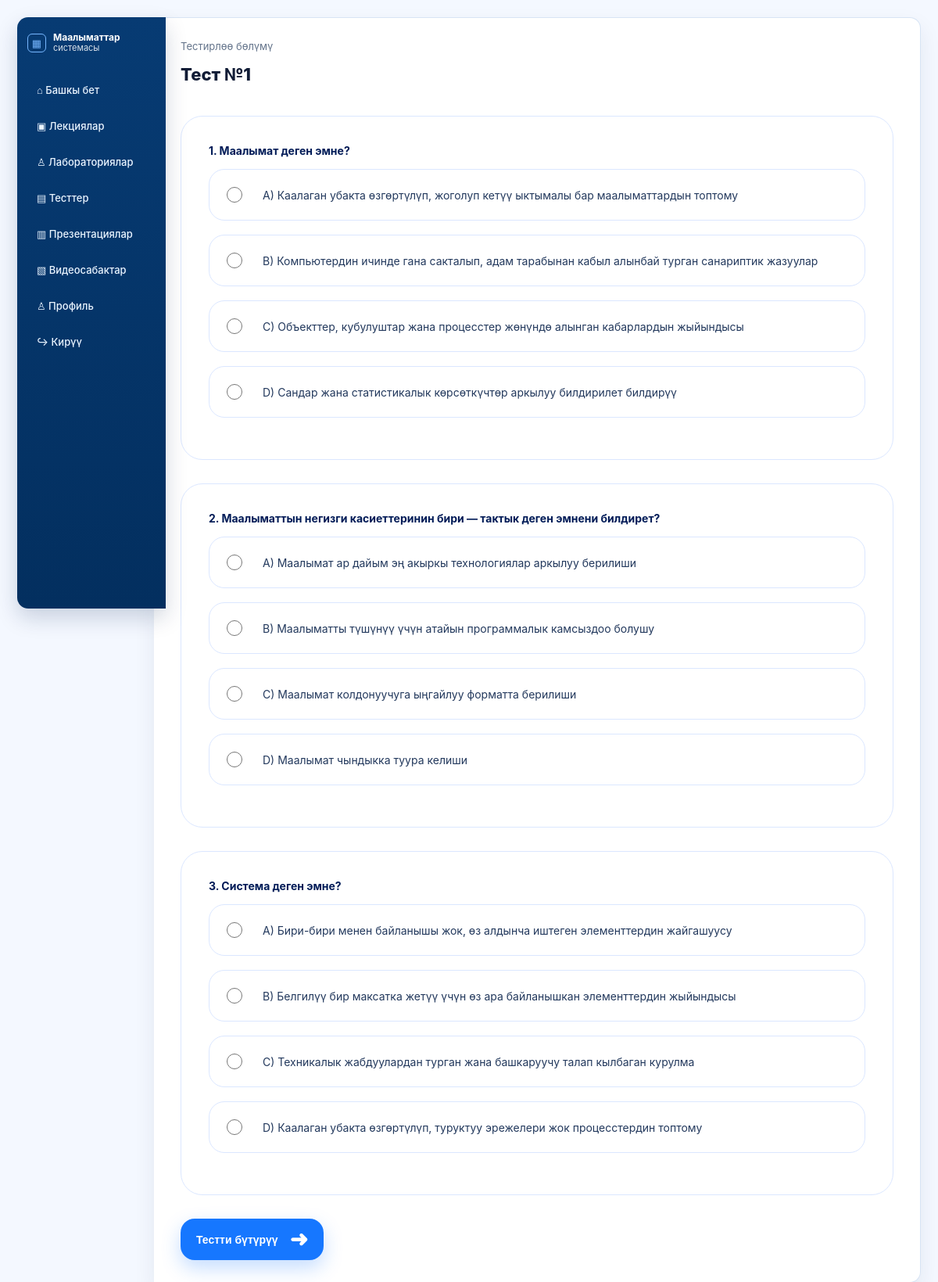
/test/2/, run on the app's committed database.
### main/models.py (models this page shows, shortened)
class Test(models.Model):
    title = models.CharField(max_length=255)

class Question(models.Model):
    test = models.ForeignKey(
        Test,
        on_delete=models.CASCADE,
        related_name='questions'
    )
    question = models.TextField()
    option_a = models.CharField(max_length=255)
    option_b = models.CharField(max_length=255)
    option_c = models.CharField(max_length=255)
    option_d = models.CharField(max_length=255)
    correct_answer = models.CharField(
        max_length=1,
        choices=[
            ('A', 'A'),
            ('B', 'B'),
            ('C', 'C'),
            ('D', 'D')
        ]
    )

### main/views.py (the view)
def test_detail(request, test_id):
    test = get_object_or_404(
        Test,
        id=test_id
    )
    questions = test.questions.all()
    score = 0
    total = questions.count()
    finished = False
    if request.method == 'POST':
        finished = True
        for question in questions:
            answer = request.POST.get(
                f'question_{question.id}'
            )
            question.user_answer = answer
            if answer == question.correct_answer:
                score += 1
    else:
        for question in questions:
            question.user_answer = None
    percent = 0
    if total > 0:
        percent = int(score / total * 100)
    return render(
        request,
        'main/test_detail.html',
        {
            'test': test,
            'questions': questions,
            'finished': finished,
            'score': score,
            'total': total,
            'percent': percent,
        }
    )

### main/templates/main/test_detail.html (shortened to what this page needs)
{% extends 'main/base.html' %}
{% block content %}
<div class="page-head">
    <small class="test-subtitle">
        Тестирлөө бөлүмү
    </small>
    <h1 class="test-title">
        {{ test.title }}
    </h1>
</div>
<form method="POST">
{% for question in questions %}
<div class="question-card">
<h3 class="question-title">
{{ forloop.counter }}.
{{ question.question }}
</h3>
<label class="answer
">
<input
type="radio"
name="question_{{ question.id }}"
value="A"
>
<span>
A)
{{ question.option_a }}
</span>
</label>
<label class="answer
">
<input
type="radio"
name="question_{{ question.id }}"
value="B"
>
<span>
B)
{{ question.option_b }}
</span>
</label>
<label class="answer
">
<input
type="radio"
name="question_{{ question.id }}"
value="C"
>
<span>
C)
{{ question.option_c }}
</span>
</label>
<label class="answer
">
<input
type="radio"
name="question_{{ question.id }}"
value="D"
>
<span>
D)
{{ question.option_d }}
</span>
</label>
</div>
{% endfor %}
{% if not finished %}
<button type="submit" class="btn-finish">
<span>
Тестти бүтүрүү
</span>
<i>
➜
</i>
</button>
{% endif %}
</form>
{% endblock %}

### main/static/css/style.css (style rules this page uses)
* { margin: 0; padding: 0; box-sizing: border-box; }
body { font-family: "Inter", "Segoe UI", Arial, sans-serif; background: #f4f8ff; color: #0f172a; }
.page-head { margin-bottom: 22px; }
.page-head small { display: block; font-size: 13px; color: #64748b; margin-bottom: 15px; }
.page-head h1 { font-size: 22px; color: #111c36; }
.question-card { border: 1px solid #e2e8f0; border-radius: 10px; padding: 18px 20px; margin-bottom: 18px; }
.question-card h3 { font-size: 14px; margin-bottom: 15px; }
.answer { display: block; margin: 13px 0; font-size: 14px; color: #334155; }
.answer input { margin-right: 8px; }
.page-head { margin-bottom:40px; }
.test-subtitle { font-size:18px; color:#6b7a90; }
.test-title { font-size:56px; font-weight:800; color:#001b57; margin-top:10px; }
.question-card { background:white; border:1px solid #dbe7ff; border-radius:28px; padding:35px; margin-bottom:30px; }
.question-title { font-size:30px; color:#001b57; font-weight:700; margin-bottom:25px; }
.answer { display:flex; align-items:center; gap:18px; padding:22px; border:1px solid #dbe7ff; border-radius:20px; margin-bottom:18px; cursor:pointer; transition:.3s; font-size:14px; color:#23395d; }
.answer input { width:20px; height:20px; accent-color:#1677ff; }
.btn-finish { display:inline-flex; align-items:center; gap:15px; border:none; background:#1677ff; color:white; padding:10px 20px; border-radius:18px; font-size:14px; font-weight:700; cursor:pointer; transition:.3s; box-shadow:0 10px 25px rgba(22,119,255,.25); }
.btn-finish i { font-style:normal; font-size:28px; transition:.3s; }

### data on the page
Test: title "Тест №1"
Question: question "Маалымат деген эмне?", id "☐ A) Каалаган убакта өзгөртүлүп,", option_a "Каалаган убакта өзгөртүлүп, жоголуп кетүү ыктымалы бар маалыматтардын топтому", id "☐ B) Компьютердин ичинде гана са", option_b "Компьютердин ичинде гана сакталып, адам тарабынан кабыл алынбай турган санариптик жазуулар", id "☐ C) Объекттер, кубулуштар жана", option_c "Объекттер, кубулуштар жана процесстер жөнүндө алынган кабарлардын жыйындысы", id "☐ D) Сандар жана статистикалык к", option_d "Сандар жана статистикалык көрсөткүчтөр аркылуу билдирилет билдирүү"
Question: question "Маалыматтын негизги касиеттеринин бири — тактык деген эмнени билдирет?", id "☐ A) Маалымат ар дайым эң акыркы", option_a "Маалымат ар дайым эң акыркы технологиялар аркылуу берилиши", id "☐ B) Маалыматты түшүнүү үчүн ата", option_b "Маалыматты түшүнүү үчүн атайын программалык камсыздоо болушу", id "☐ C) Маалымат колдонуучуга ыңгай", option_c "Маалымат колдонуучуга ыңгайлуу форматта берилиши", id "☐ D) Маалымат чындыкка туура кел", option_d "Маалымат чындыкка туура келиши"
Question: question "Система деген эмне?", id "☐ A) Бири-бири менен байланышы ж", option_a "Бири-бири менен байланышы жок, өз алдынча иштеген элементтердин жайгашуусу", id "☐ B) Белгилүү бир максатка жетүү", option_b "Белгилүү бир максатка жетүү үчүн өз ара байланышкан элементтердин жыйындысы", id "☐ C) Техникалык жабдуулардан тур", option_c "Техникалык жабдуулардан турган жана башкаруучу талап кылбаган курулма", id "☐ D) Каалаган убакта өзгөртүлүп,", option_d "Каалаган убакта өзгөртүлүп, туруктуу эрежелери жок процесстердин топтому"
